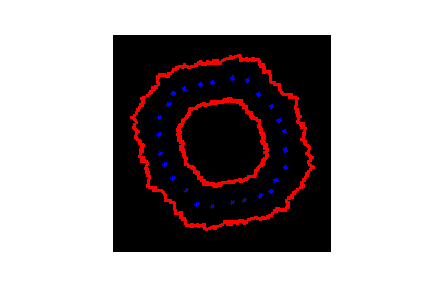
#> input picture reunions/6_04/seek4.png, 432 x 288 px
$ python main.py   (older library calls are emulated)
#> lines starting #> are read from the running program, lines starting #| are printed output that depends on the picture; after the words box and inside, x2 and y2 are one past the last pixel; in counts of white or black regions, pixels touching at a corner belong together; long printed decimals are rounded
### reunions/6_04/rendering_functions.py
#!/usr/bin/env python3
# -*- coding: utf-8 -*-
"""
Created on Mon Mar 12 15:51:48 2018

@author: fquinton
"""

import numpy as np
import cv2
import random
from scipy.spatial import Delaunay
from scipy.spatial import Voronoi


# The comment bellow should be the function's docstring
# style guide for numpy-related project docstring
# can be found here:
# https://numpydoc.readthedocs.io/en/latest/format.html

# I don't tend to use opencv for display, as it is a bit cumbersome
# (e.g. you have to comform to their data type)
# matplotlib is more generic

"""
Isoler les pixels d'une couleur donnée

img = image cv2
color = couleur à isoler. triplet [x,y,z] code couleur BGR. La recherche est effectuée dans
un interval autour de cette couleur contrôlé par la parametre interval
INV = booléen. si 0 la fonction renvoie une image avec seulement les pixels de la couleur color
si 1 la fonction renvoie une image sans les pixels de la couleur color.
interval = int. largeur de l'interval.optional. défaut = 10.
"""

# The INV argument should have a more explicit name
# like inverted, and default to False, not 0, as a boolean
# is expected
def isolate_color(img, color, INV=0, interval=20):

    #Convert BGR to HSV
    hsv = cv2.cvtColor(img, cv2.COLOR_BGR2HSV)
    hsv_color = cv2.cvtColor(np.uint8([[color]]), cv2.COLOR_BGR2HSV)
    lower= np.array([hsv_color[0][0][0]-interval,100,100])
    upper= np.array([hsv_color[0][0][0]+interval,255,255])


    # Threshold the HSV image to get only desired colors
    mask = cv2.inRange(hsv, lower, upper)

    ## As a general rule of the thumb, you should try
    ## to repeat as little code as possible -
    ## The four first lines are the same for both
    ## cases, so we don't need to repeat them

    if INV:
        # Bitwise-AND inverted mask and original image
        res = cv2.bitwise_and(img, img, mask=cv2.bitwise_not(mask))
    else:
        # Bitwise-AND mask and original image
        res = cv2.bitwise_and(img, img, mask= mask)

    return(res)

# This should be a docstring
"""
Trouve les contours d'une image en BGR.
Retourne la liste des contours et le tableau de hierarchie
"""

def find_contours(img, slider_pos):
    imgray = cv2.cvtColor(img,cv2.COLOR_BGR2GRAY)
    ret,thresh = cv2.threshold(imgray,slider_pos,255,0)
    image, contours, hierarchy = cv2.findContours(thresh,cv2.RETR_TREE,cv2.CHAIN_APPROX_SIMPLE)
    return contours, hierarchy

# This should be a docstring
"""
Retourne les contours de hierarchie 0 pour une image BGR
"""

def hierarchy_clean(img, isGivenContours=0, contours=None, hierarchy=None):
    if not isGivenContours:
        contours, hierarchy = find_contours(img)
    # This is more pythonic:
    res = [contour for i, contour in enumerate(contours) if hierarchy[0][i][3]==-1]
    return(res)


# This should be a docstring
"""
Retourne le squelette d'une liste de contours. prend en entrée l'image et la lsite de contours
retourne
"""

def skeleton(img, contours):
    pass


# This should be a docstring
"""
Fonction/classe fitEllipse qui associe à chaque contour une ellispe min
Affichage avec barre graduée pour régler le treshold
print_mode = 1 -> image GUI. =0 -> pas de print juste un dico associant
contours et ellipse.
slider_pos = int <255. indique la borne inf de pixels a garder dans le threshold.
color = couleur à conserver. liste BGR ou si pas de couleur = -1 (default)
"""
class FitEllipse:

    def __init__(self, source_image, print_mode, slider_pos, color):
        self.source_image = source_image
        self.pm = print_mode
        # single line if statements should be reserved to very shor/simple cases

        if color is not None:
            self.source_image = isolate_color(self.source_image, color, 0)
        if print_mode:
            cv2.createTrackbar("Threshold", "Result", slider_pos, 255, self.process_image)
        self.process_image(slider_pos)

    ## Usually, if a class as a single method, it might not be necessary
    ## to create a class - here you call the method at instanciation time,
    ## So I'm not sure you need a clas
    def process_image(self, slider_pos):
        """
        This function finds contours, draws them and their approximation by ellipses.
        """
        # Create the destination images
        if self.pm:
            image04 = self.source_image.copy()
        contours, hierarchy = find_contours(self.source_image, slider_pos)
        cont = hierarchy_clean(self.source_image, 1, contours, hierarchy)
        res = {}
        for c in cont:
            # Number of points must be more than or equal to 6 for cv.FitEllipse2
            if len(c) < 6:
                continue

            # Draw the current contour in gray
            if self.pm:
                cv2.drawContours(image04, c,-1, [0,0,250],1)
            # Fits ellipse to current contour.
            ellipse = cv2.fitEllipse(c)
            tuple_c = tuple([tuple(i[0]) for i in c])
            res[tuple_c] = ellipse
            # Draw ellipse in random color
            if self.pm :
                cv2.ellipse(image04, ellipse,
                            [random.randrange(256),
                             random.randrange(256),
                            random.randrange(256)], 2)

        # Show image. HighGUI use.
        if self.pm:
            cv2.imshow( "Result", image04 )
        return res # return is a statement, not a function

def fitEllipse(img, slider_pos=40, print_mode=False, color=None):
    if print_mode:
        cv2.namedWindow("Source", 1)
        cv2.namedWindow("Result", 1)
        cv2.resizeWindow('Result', 600,600)
        cv2.imshow("Source", img)
    fe = FitEllipse(img, print_mode, slider_pos, color).process_image(slider_pos)
    if print_mode:
        print("Press any key to exit")
        cv2.waitKey(0)
        cv2.destroyWindow("Source")
        cv2.destroyWindow("Result")
    return fe

# This should be a docstring
"""
Delonay : après avoir trouvé les ellipses, on prend leur centres et on les
relie pour trouver delonay = dual de Voronoi
"""

# [61 lines left out: functions Delaunay_perso, Voronoi_perso, not called in this run]

### reunions/6_04/main.py
#!/usr/bin/env python3
# -*- coding: utf-8 -*-
"""
Created on Tue Apr  3 10:34:38 2018

@author: root


Some general remarks:

* There are (quite strict) style guides for python code, that
one should follow. One of those is that the code and comments
should be written in English, as you are not sure only French
speaking persons will read it.

As for the other ones, you can refer to http://pep8.org
You can have your code checked automatically for compliance
with pyflakes and pylint (look for their integration in your IDE)

The rules themselves are followed by programming advices that are good to
follow...

* In python, you should never have to do
 `for i in range(len(sequence))`

If you only need the elements, do `for element in sequence`
If you are sure you need the index of the element, do
`for i, element in enumerate(sequence)` - but that should be rare

* You should avoid to ue global variables (e.g. o_x and o_y here)
It is not very safe, nor easy to modifiy


Also try:

>>> import this

"""

import cv2 as cv
import numpy as np
from matplotlib import pyplot as plt
import rendering_functions as rdr
from scipy.spatial.distance import cosine


"""
Create a cell image
"""
# [71 lines left out: functions cart2pol, pol2cart, createCell, not called in this run]

# [7 lines of commented-out code are left out]
img = cv.imread('seek4.png')
#> img is the input picture: shape (288, 432, 3); mean B, G, R 159, 158, 165.5


"""
red pixels = membrane
"""
img_red = rdr.isolate_color(img,[0, 0, 255])
#> in isolate_color, `hsv = cv2.cvtColor(img, cv2.COLOR_BGR2HSV)`: hsv: shape (288, 432, 3); mean H, S, V 0.4, 8.4, 166.4
#> in isolate_color, `mask = cv2.inRange(hsv, lower, upper)`: mask: shape (288, 432); 2.9% white; 2 white regions, box (x1, y1, x2, y2) and area: (130, 54, 315, 231) 2378, (176, 97, 269, 188) 1254
#> in isolate_color, `res = cv2.bitwise_and(img, img, mask= mask)`:
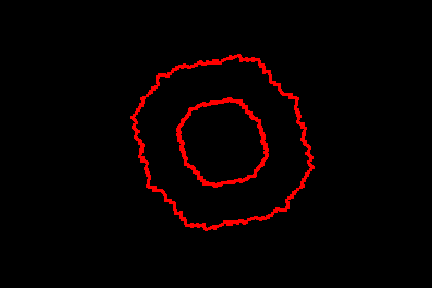
#> res: shape (288, 432, 3); mean B, G, R 0, 0, 7.4

# Usually, the different colors will be in well separated
# channels - colors are really just for convenience
# so, instead of the isolate_color code
# you can simply use the grey level channel

"""
not working
img_red = img[:, 0]
"""

red_cont, red_hier = rdr.find_contours(img_red,0)
#> in find_contours, `imgray = cv2.cvtColor(img,cv2.COLOR_BGR2GRAY)`: imgray: shape (288, 432); values 0 (black) and 76 (white), 2.9% white; 2 white regions
#> in find_contours, `image, contours, hierarchy = cv2.findContours(thresh,cv2.RETR_TREE,cv2..`: contours = 4 contours; box (x1, y1, x2, y2) and area: (130, 54, 315, 231) 23421, (134, 56, 311, 229) 21668, (176, 97, 269, 188) 6139, (180, 101, 266, 184) 5165
#> red_cont has the same summary as contours in find_contours; red_hier = [[-1, -1, 1, -1], [-1, -1, 2, 0], [-1, -1, 3, 1], [-1, -1, -1, 2]]

outside = [contour for contour, hierarchy
          in zip(red_cont, red_hier[0])
          if hierarchy[3] == 0][0]
#> outside = contour of 349 points, box (x1, y1, x2, y2) (134, 56, 311, 229), area 21668


inside = [contour for contour, hierarchy
          in zip(red_cont, red_hier[0])
          if hierarchy[3] == 2][0]
#> inside = contour of 150 points, box (x1, y1, x2, y2) (180, 101, 266, 184), area 5165


cv.drawContours(img_red, outside, -1, [255, 0, 0],1)
cv.drawContours(img_red, inside, -1, [255, 0, 0],1)
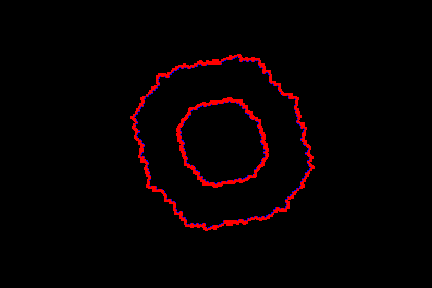
#> img_red: shape (288, 432, 3); mean B, G, R 1, 0, 6.4

(o_x,o_y), o_radius = cv.minEnclosingCircle(outside)
#> o_x = 222; o_y = 142; o_radius = 91.48
(i_x,i_y), i_radius = cv.minEnclosingCircle(inside)
#> i_x = 222.6; i_y = 141.6; i_radius = 44.75

"""
blue pixels = nuclei
"""
img_blu = rdr.isolate_color(img,[255, 0, 0])
#> call 2 of isolate_color, with INV = 0, interval = 20
#> in isolate_color (call 2), `mask = cv2.inRange(hsv, lower, upper)`:
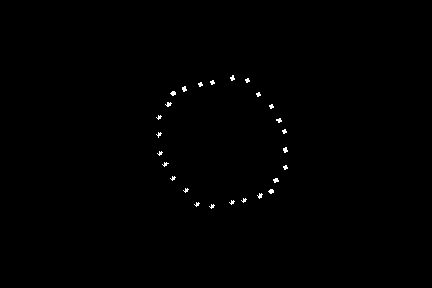
#> mask: shape (288, 432); 0.36% white in thin lines or dots, all inside (x1, y1, x2, y2) = (156, 75, 288, 209)
blu_cont, blu_hier = rdr.find_contours(img_blu,0)
#> in find_contours (call 2), `image, contours, hierarchy = cv2.findContours(thresh,cv2.RETR_TREE,cv2..`: contours = 26 contours, all with area under 20
#> blu_cont = 26 contours, all with area under 20; blu_hier = 26 rows, first 6: [1, -1, -1, -1], [2, 0, -1, -1], [3, 1, -1, -1], [4, 2, -1, -1], [5, 3, -1, -1], [6, 4, -1, -1]
ellipses = rdr.fitEllipse(img_blu,0,0)
#> in process_image, `contours, hierarchy = find_contours(self.source_image, slider_pos)`: contours = 26 contours, all with area under 20
#> the loop in process_image, `for c in cont:` made 26 passes
#> ellipse on passes 1 to 12: ((211.5, 205.8), (3.59, 4.91), 62.26), ((196.5, 203.8), (3.59, 4.91), 62.26), ((231.5, 201.8), (3.59, 4.91), 62.26), ((243.5, 199.8), (3.59, 4.91), 62.26), ((259.6, 195.3), (4.42, 4.99), 31.03), ((270.6, 190.9), (4.1, 5.33), 77.23), ((185.5, 189.8), (3.59, 4.91), 62.26), ((275.5, 180), (4.15, 5.13), 85.45), ((172.5, 177.8), (3.59, 4.91), 62.26), ((285, 167), (4.05, 4.05), 0), ((164.8, 163.8), (3.56, 5.5), 71.22), ((159.5, 152.8), (3.59, 4.91), 62.26)
#> after the loop in process_image, `for c in cont:`: res = 26 items
#> the loop in process_image (call 2), `for c in cont:` made 26 passes
#> ellipses = 26 items
centers = [ellipses[i][0] for i in ellipses]
#> centers = 26 pairs, first value 158.4 to 285, second value 77.63 to 205.8

for ellipse in ellipses:
    cv.ellipse(img, ellipses[ellipse], [np.random.randint(0,256),
                             np.random.randint(0,256),
                             np.random.randint(0,256)], 2)
#> this loop made 26 passes

for center in centers:
    cv.circle(img,(int(center[0]),int(center[1])),1,(0,255,0),1)
#> this loop made 26 passes
#> center on passes 1 to 12: (211.5, 205.8), (196.5, 203.8), (231.5, 201.8), (243.5, 199.8), (259.6, 195.3), (270.6, 190.9), (185.5, 189.8), (275.5, 180), (172.5, 177.8), (285, 167), (164.8, 163.8), (159.5, 152.8)
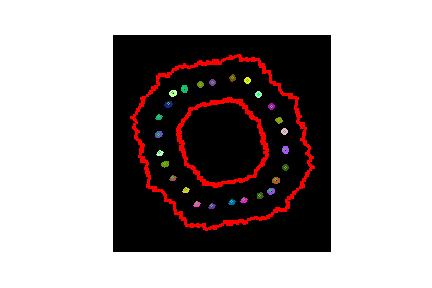
#> img: shape (288, 432, 3); mean B, G, R 159, 159.1, 166.5

"""
Computing the angle between two nuclei to find the bissectrix
"""

#Computing the angle between two points
def angle(v, w):
    # o_x and o_y are the coordinates of the center of the minimum enclosing circle
    v = np.asarray(v) - np.array([o_x, o_y])
    w = np.asarray(w) - np.array([o_x, o_y])
    cos_dist = np.dot(v,w) / (np.sqrt(v[0]**2+v[1]**2)*np.sqrt(w[0]**2+w[1]**2))

    ## BTW This is implemented in scipy as the cosine distance
    #cos_dist = cosine(v, w)
    rad = np.arccos(cos_dist)
    return rad


#Computing the nearest clockwise neighbouring nucleus
def findNeighbor(cells):
    res = {}
    # nested loops are bad and should be avoided
    # you can look into np.meshgrid to have a flat iterator
    # over a 2D grid

    # Here, you should rather look into
    # the scipy.spatial module, and the
    # KDTree neighbor finding structure
    # https://docs.scipy.org/doc/scipy/reference/generated/scipy.spatial.cKDTree.html

    for i in cells:
        ii = (i[0]-o_x,i[1]-o_y)
        min1 = 10**6
        argmin1 = -1
        for j in cells:
            jj = (j[0]-o_x,j[1]-o_y)
            if not ii[0]==jj[0] and not ii[1]==jj[1]:
                if ii[0]*jj[1]-ii[1]*jj[0] > 0 and np.sqrt((ii[0]-jj[0])**2+(ii[1]-jj[1])**2)<min1:
                    min1 = np.sqrt((ii[0]-jj[0])**2+(ii[1]-jj[1])**2)
                    argmin1 = j
        res[i] = argmin1
#> this loop made 26 passes
#> (i, ii) on passes 1 to 12: ((211.5, 205.8), (-10.49, 63.8)), ((196.5, 203.8), (-25.49, 61.8)), ((231.5, 201.8), (9.51, 59.8)), ((243.5, 199.8), (21.51, 57.8)), ((259.6, 195.3), (37.62, 53.28)), ((270.6, 190.9), (48.62, 48.93)), ((185.5, 189.8), (-36.49, 47.8)), ((275.5, 180), (53.5, 37.96)), ((172.5, 177.8), (-49.49, 35.8)), ((285, 167), (63, 25)), ((164.8, 163.8), (-57.18, 21.76)), ((159.5, 152.8), (-62.49, 10.8))
#> after the loop, res = 26 items
    return res

neighbors = findNeighbor(centers)
#> neighbors = 26 items

# You can try to refactor the remaining code
# by putting everything in functions, and try to
# facor as much of it as possible and make it more legible


def find2FirstVertices(cell):
    #Compute the cutting angle
    cutAngle = angle(cell,neighbors[cell])/2.0
    #Compute the cell coordinate with respect to the center of the minimum enclosing circle
    aa_x, aa_y = (cell[0]-o_x,cell[1]-o_y)
    #Finding a point on the bissectrix
    newPoint = (aa_x * np.cos(cutAngle) - aa_y * np.sin(cutAngle),
                     aa_x * np.sin(cutAngle) + aa_y * np.cos(cutAngle))
    #Compute the new point coordinates wrt the origin
    newPoint = (newPoint[0] + o_x, newPoint[1] + o_y)
    #We have everything needed to compute the intersection points between the circles and the bissectrix :
    #Intersection point on the inside boundary
    distance = np.sqrt((newPoint[0]-i_x)**2+(newPoint[1]-i_y)**2)
    coefCos, coefSin = ((i_radius/(distance))*(cell[0]-i_x),
                        (i_radius/(distance))*(cell[1]-i_y))
    #Coordinate with respect to the center of the minimum enclosing circle
    innerVTPoint = (coefCos*np.cos(cutAngle)-coefSin*np.sin(cutAngle),
                    coefCos*np.sin(cutAngle)+coefSin*np.cos(cutAngle))
    #Retrieve the coordinates wrt the origin
    innerVTPoint = (innerVTPoint[0]+i_x,innerVTPoint[1]+i_y)
    #Intersection point on the outside boundary
    distance = np.sqrt((newPoint[0]-o_x)**2+(newPoint[1]-o_y)**2)
    coefCos, coefSin = ((o_radius/(distance))*(cell[0]-o_x),
                        (o_radius/(distance))*(cell[1]-o_y))
    outerVTPoint = (coefCos*np.cos(cutAngle)-coefSin*np.sin(cutAngle),
                    coefCos*np.sin(cutAngle)+coefSin*np.cos(cutAngle))
    outerVTPoint = (outerVTPoint[0]+o_x,outerVTPoint[1]+o_y)

    return [innerVTPoint,outerVTPoint]

VT = {}

for neighbor in neighbors:
    VT[neighbor] = find2FirstVertices(neighbor)
#> this loop made 26 passes
#> (neighbor, cutAngle in find2FirstVertices, aa_x in find2FirstVertices, aa_y in find2FirstVertices, newPoint in find2FirstVertices) on passes 1 to 8: ((211.5, 205.8), 0.114, -10.49, 63.8, (204.3, 204.2)), ((196.5, 203.8), 0.13, -25.49, 61.8, (188.7, 200)), ((231.5, 201.8), 0.16, 9.51, 59.8, (221.8, 202.6)), ((243.5, 199.8), 0.0993, 21.51, 57.8, (237.7, 201.6)), ((259.6, 195.3), 0.129, 37.62, 53.28, (252.4, 199.7)), ((270.6, 190.9), 0.0837, 48.62, 48.93, (266.4, 194.8)), ((185.5, 189.8), 0.146, -36.49, 47.8, (178.9, 184)), ((275.5, 180), 0.0858, 53.5, 37.96, (272.1, 184.4))
#> after the loop, VT = 26 items
for neighbor in neighbors:
    VT[neighbor].append(VT[neighbors[neighbor]][0])
    VT[neighbor].append(VT[neighbors[neighbor]][1])
#> this loop made 26 passes


"""
Display
"""
def display():
    image0 = img.copy()
    cv.imshow('cell',image0)
    k = cv.waitKey(0)
#> (key Esc is pressed here)
    if k == 27:         # wait for ESC key to exit
        cv.destroyAllWindows()
    #Minimum enclosing circles
    cv.circle(image0,(int(o_x),int(o_y)),int(o_radius),(0,255,0),2)
    cv.circle(image0,(int(i_x),int(i_y)),int(i_radius),(0,255,0),2)
    cv.imshow('cell with minimum enclosing circles',image0)
    k = cv.waitKey(0)
#> (key Esc is pressed here)
    if k == 27:         # wait for ESC key to exit
        cv.destroyAllWindows()
    #Bissectrix
    for neighbor in neighbors:
        cv.circle(image0,(int(round(VT[neighbor][0][0])),
                          int(round(VT[neighbor][0][1]))),2,[255,255,0],1)
        cv.circle(image0,(int(round(VT[neighbor][1][0])),
                          int(round(VT[neighbor][1][1]))),2,[255,255,0],1)
        #cv.circle(img,(int(round(new_point[0])),int(round(new_point[1]))),2,[255,255,0],1)
        cv.line(image0,(int(round(VT[neighbor][1][0])),
                        int(round(VT[neighbor][1][1]))),(
                                int(round(o_x)),
                                int(round(o_y))),[255,255,0],1)
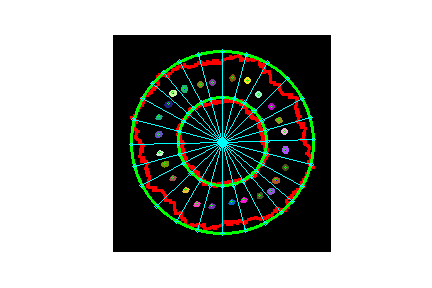
#> image0: shape (288, 432, 3); mean B, G, R 164, 168.5, 164.6
    cv.imshow('cell with bisectrix',image0)
    k = cv.waitKey(0)
#> (key Esc is pressed here)
    if k == 27:         # wait for ESC key to exit
        cv.destroyAllWindows()
    #Voronoi tesselation
    image1 = img.copy()
    for neighbor in neighbors:
        cv.line(image1,(int(round(VT[neighbor][0][0])),
                        int(round(VT[neighbor][0][1]))),(
                                int(round(VT[neighbor][1][0])),
                                int(round(VT[neighbor][1][1]))),[255,255,255],1)
        cv.line(image1,(int(round(VT[neighbor][0][0])),
                        int(round(VT[neighbor][0][1]))),(
                                int(round(VT[neighbor][2][0])),
                                int(round(VT[neighbor][2][1]))),[255,255,255],1)
        cv.line(image1,(int(round(VT[neighbor][1][0])),
                        int(round(VT[neighbor][1][1]))),(
                                int(round(VT[neighbor][3][0])),
                                int(round(VT[neighbor][3][1]))),[255,255,255],1)
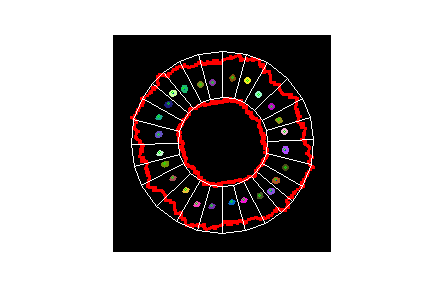
#> image1: shape (288, 432, 3); 1.47% of pixels changed, all inside (x1, y1, x2, y2) = (131, 51, 314, 234)

    cv.imshow('cell with VT',image1)
    k = cv.waitKey(0)
#> (key Esc is pressed here)
    if k == 27:         # wait for ESC key to exit
        cv.destroyAllWindows()

display()

"""
Check if the cells are polarised by computing the distance from their nucleus to their boundaries
"""
#d1 and d2 are the points defining the boundary. a is the point to project  on (d1,d2)
def orthoProj2D(d1,d2,a):
    X = ((d2[0]-d1[0])*(a[0]-d2[0])+(d2[1]-d1[1])*(a[1]-d2[1]))/((d2[0]-d1[0])**2+(d2[1]-d1[1])**2)
    res = (d2[0]+(d2[0]-d1[0])*X,d2[1]+(d2[1]-d1[1])*X)
    return res
image1 = img.copy()

isPolar = {}
dicOrthProj = {}

for center in centers:
    p_i = orthoProj2D(VT[center][0],VT[center][2],center)
    #cv.circle(image1,(int(round(p_i[0])),int(round(p_i[1]))),2,[255,255,0],1)
    p_o = orthoProj2D(VT[center][1],VT[center][3],center)
    cv.circle(image1,(int(round(p_o[0])),int(round(p_o[1]))),2,[255,255,0],1)
    d_i = np.sqrt((p_i[0]-center[0])**2+(p_i[1]-center[1])**2)
    d_o = np.sqrt((p_o[0]-center[0])**2+(p_o[1]-center[1])**2)
    isPolar[center] = (d_i>d_o)
    dicOrthProj[center] = (p_i,p_o)
#> this loop made 26 passes
#> center on pass 1: (211.5, 205.8)
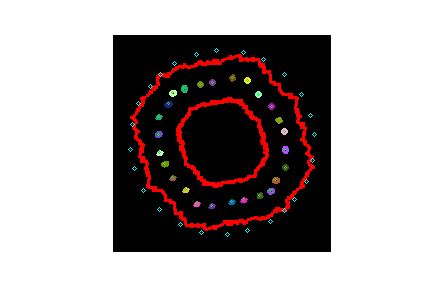
#> image1: shape (288, 432, 3); 0.17% of pixels changed, all inside (x1, y1, x2, y2) = (128, 48, 317, 237)

print("Proportion of nuclei closest to the outside = ", sum([isPolar[i] for i in isPolar])/len(isPolar))
#| Proportion of nuclei closest to the outside =  0.03846

"""
Compute the orientation of the nuclei wrt the outer boundary
"""

# [7 lines of commented-out code are left out]
